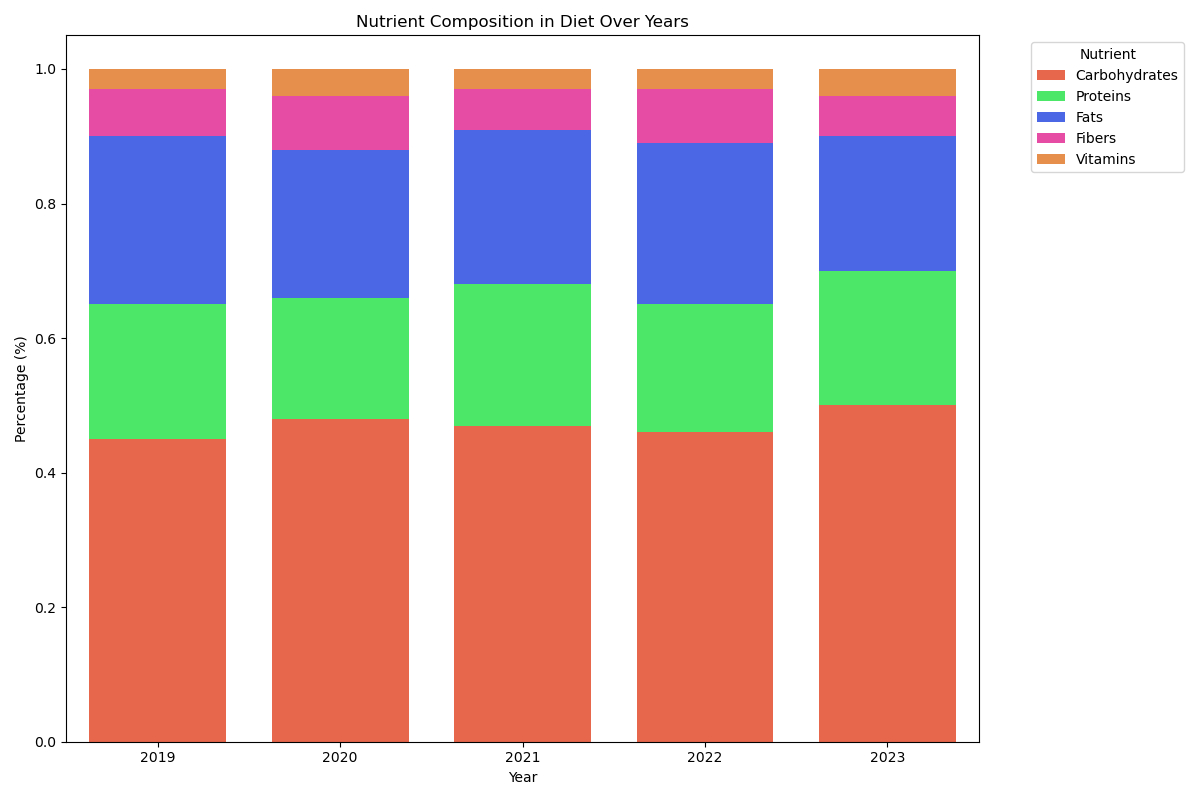

This figure's Python source:

import seaborn as sns
import matplotlib.pyplot as plt
import pandas as pd

# Your provided data
data = [
    {'Year': 2019, 'Carbohydrates': '45%', 'Proteins': '20%', 'Fats': '25%', 'Fibers': '7%', 'Vitamins': '3%'},
    {'Year': 2020, 'Carbohydrates': '48%', 'Proteins': '18%', 'Fats': '22%', 'Fibers': '8%', 'Vitamins': '4%'},
    {'Year': 2021, 'Carbohydrates': '47%', 'Proteins': '21%', 'Fats': '23%', 'Fibers': '6%', 'Vitamins': '3%'},
    {'Year': 2022, 'Carbohydrates': '46%', 'Proteins': '19%', 'Fats': '24%', 'Fibers': '8%', 'Vitamins': '3%'},
    {'Year': 2023, 'Carbohydrates': '50%', 'Proteins': '20%', 'Fats': '20%', 'Fibers': '6%', 'Vitamins': '4%'}
]

# Convert the data into a pandas DataFrame
df = pd.DataFrame(data)

# Convert percentage strings to numbers
for col in df.columns[1:]:
    df[col] = df[col].str.rstrip('%').astype('float') / 100

# Reshape the DataFrame from wide to long format
df_long = df.melt(id_vars='Year', var_name='Nutrient', value_name='Percentage')

# Calculate the bottom position for each bar segment
df_long['Bottom'] = df_long.groupby('Year')['Percentage'].cumsum() - df_long['Percentage']

# Begin plotting
plt.figure(figsize=(12, 8))

# Create a color palette
colors = ['#FF5733', '#33FF57', '#3357FF', '#FF33A6', '#FF8C33']

# Plot each nutrient
for i, nutrient in enumerate(df.columns[1:]):
    sns.barplot(
        data=df_long[df_long['Nutrient'] == nutrient],
        x='Year',
        y='Percentage',
        color=colors[i],
        label=nutrient,
        bottom=df_long[df_long['Nutrient'] == nutrient]['Bottom'],
        width=0.75
    )

# Additional plot formatting
plt.title('Nutrient Composition in Diet Over Years')
plt.ylabel('Percentage (%)')
plt.xlabel('Year')

# Move the legend outside the plot
plt.legend(title='Nutrient', bbox_to_anchor=(1.05, 1), loc='upper left')

# Show the plot
plt.tight_layout()
plt.show()
